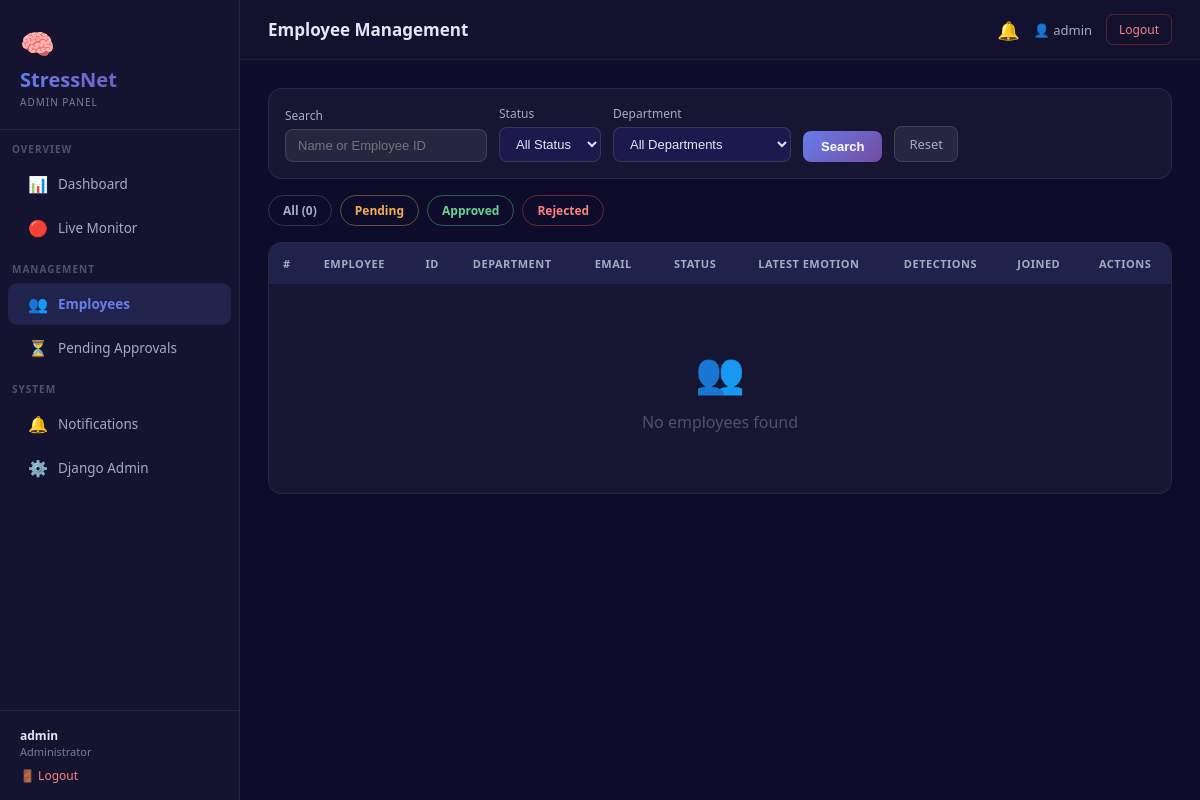
The app's page /admin-panel/employees/ (signed in), older data.
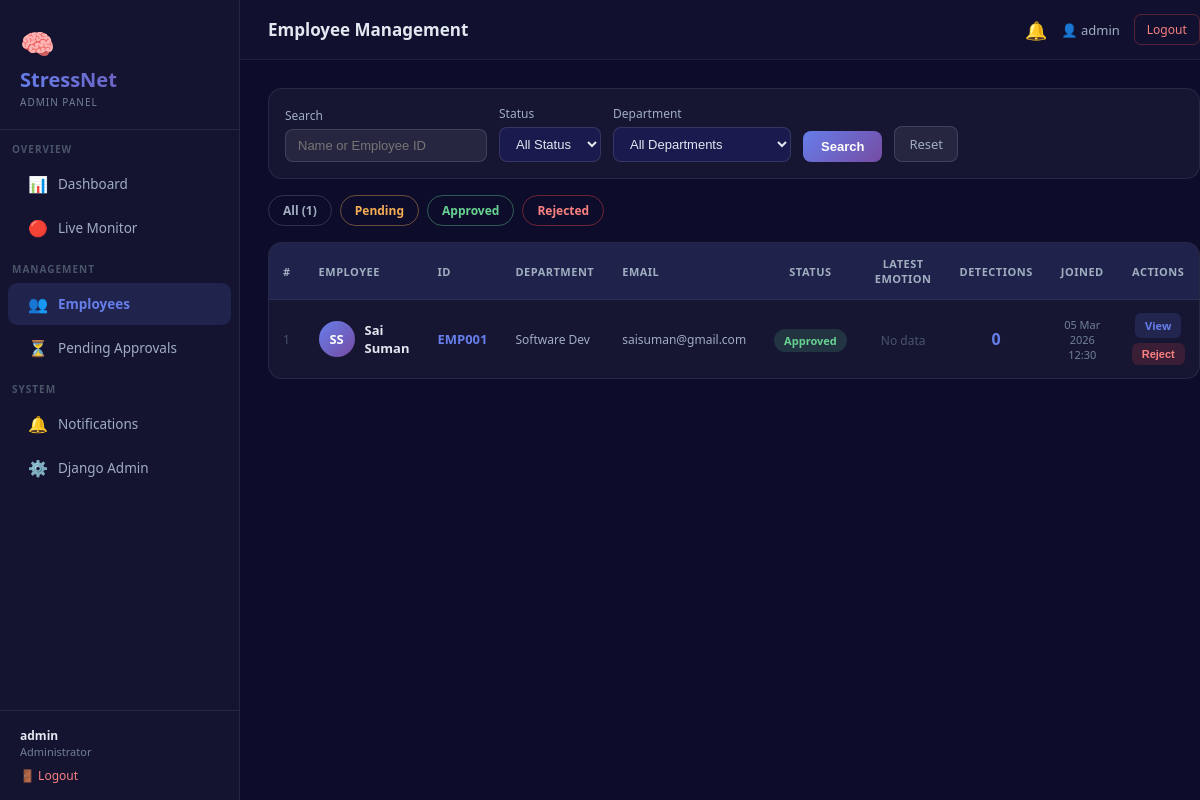
The same page, newer data.
### stress_app/models.py (models this page shows, shortened)
class Employee(models.Model):
    user          = models.OneToOneField(User, on_delete=models.CASCADE,
                                         related_name='employee')
    employee_id   = models.CharField(max_length=20, unique=True,
                                     verbose_name='Employee ID')
    department    = models.CharField(max_length=50, choices=DEPARTMENT_CHOICES,
                                     default='Engineering')
    designation   = models.CharField(max_length=100, blank=True,
                                     verbose_name='Designation / Role')
    phone         = models.CharField(max_length=15, blank=True,
                                     verbose_name='Phone Number')
    date_of_join  = models.DateField(null=True, blank=True,
                                     verbose_name='Date of Joining')
    profile_photo = models.ImageField(upload_to='profile_photos/',
                                      null=True, blank=True)
    status        = models.CharField(max_length=10, choices=STATUS_CHOICES,
                                     default='pending')
    approved_by   = models.ForeignKey(User, null=True, blank=True,
                                      on_delete=models.SET_NULL,
                                      related_name='approved_employees')
    approved_at   = models.DateTimeField(null=True, blank=True)
    rejection_reason = models.TextField(blank=True)
    registered_at = models.DateTimeField(auto_now_add=True)
    last_active   = models.DateTimeField(null=True, blank=True)
    class Meta:
        ordering = ['-registered_at']
        verbose_name = 'Employee'
        verbose_name_plural = 'Employees'
    @property
    def full_name(self):
        return self.user.get_full_name() or self.user.username
    @property
    def total_detections(self):
        return self.stressrecord_set.count()

### stress_app/views.py (the view)
    def wrapper(request, *args, **kwargs):
        if not request.user.is_authenticated:
            return redirect('login_view')
        if not is_admin(request.user):
            return redirect('user_dashboard')
        return view_func(request, *args, **kwargs)

### stress_app/views.py (called while the page is built)
def is_admin(user):
    return user.is_authenticated and (user.is_staff or user.is_superuser)

def admin_required(view_func):
    def wrapper(request, *args, **kwargs):
        if not request.user.is_authenticated:
            return redirect('login_view')
        if not is_admin(request.user):
            return redirect('user_dashboard')
        return view_func(request, *args, **kwargs)
    wrapper.__name__ = view_func.__name__
    return wrapper

### stress_app/templates/stress_app/admin_employees.html (shortened to what this page needs)
{% extends 'stress_app/admin_base.html' %}
{% block page_title %}Employee Management{% endblock %}
{% block content %}
<div style="background:rgba(255,255,255,0.04);border:1px solid rgba(255,255,255,0.08);border-radius:14px;padding:16px;margin-bottom:16px;">
    <form method="GET" style="display:flex;gap:12px;flex-wrap:wrap;align-items:flex-end;">
        <div>
            <label style="display:block;color:#a0aec0;font-size:12px;margin-bottom:5px;">Search</label>
            <input type="text" name="search" value="{{ search }}" placeholder="Name or Employee ID"
                   style="background:rgba(255,255,255,0.07);border:1px solid rgba(255,255,255,0.12);border-radius:8px;color:#e2e8f0;padding:8px 12px;font-size:13px;outline:none;">
        </div>
        <div>
            <label style="display:block;color:#a0aec0;font-size:12px;margin-bottom:5px;">Status</label>
            <select name="status" style="background:#1a1a4e;border:1px solid rgba(255,255,255,0.12);border-radius:8px;color:#e2e8f0;padding:8px 12px;font-size:13px;">
                <option value="">All Status</option>
            </select>
        </div>
        <div>
            <label style="display:block;color:#a0aec0;font-size:12px;margin-bottom:5px;">Department</label>
            <select name="dept" style="background:#1a1a4e;border:1px solid rgba(255,255,255,0.12);border-radius:8px;color:#e2e8f0;padding:8px 12px;font-size:13px;">
                <option value="">All Departments</option>
            </select>
        </div>
        <button type="submit" style="padding:8px 18px;background:linear-gradient(135deg,#667eea,#764ba2);border:none;border-radius:8px;color:#fff;font-size:13px;font-weight:600;cursor:pointer;">Search</button>
        <a href="{% url 'admin_employees' %}" style="padding:8px 14px;background:rgba(255,255,255,0.07);border:1px solid rgba(255,255,255,0.12);border-radius:8px;color:#a0aec0;font-size:13px;text-decoration:none;">Reset</a>
    </form>
</div>
<div style="display:flex;gap:8px;margin-bottom:16px;">
    <a href="{% url 'admin_employees' %}" style="padding:6px 14px;border-radius:20px;font-size:12px;font-weight:600;text-decoration:none;border:1px solid rgba(255,255,255,0.15);color:#a0aec0;">All ({{ employees|length }})</a>
    <a href="{% url 'admin_employees' %}?status=pending" style="padding:6px 14px;border-radius:20px;font-size:12px;font-weight:600;text-decoration:none;border:1px solid rgba(246,173,85,0.4);color:#f6ad55;">Pending</a>
    <a href="{% url 'admin_employees' %}?status=approved" style="padding:6px 14px;border-radius:20px;font-size:12px;font-weight:600;text-decoration:none;border:1px solid rgba(104,211,145,0.4);color:#68d391;">Approved</a>
    <a href="{% url 'admin_employees' %}?status=rejected" style="padding:6px 14px;border-radius:20px;font-size:12px;font-weight:600;text-decoration:none;border:1px solid rgba(252,73,73,0.4);color:#fc8181;">Rejected</a>
</div>
<div style="background:rgba(255,255,255,0.04);border:1px solid rgba(255,255,255,0.08);border-radius:14px;overflow:auto;">
<table style="width:100%;border-collapse:collapse;min-width:900px;">
<thead>
<tr style="background:rgba(102,126,234,0.12);font-size:11px;color:#a0aec0;text-transform:uppercase;letter-spacing:0.5px;">
    <th style="padding:13px 14px;text-align:left;">#</th>
    <th style="padding:13px 14px;text-align:left;">Employee</th>
    <th style="padding:13px 14px;text-align:left;">ID</th>
    <th style="padding:13px 14px;text-align:left;">Department</th>
    <th style="padding:13px 14px;text-align:left;">Email</th>
    <th style="padding:13px 14px;text-align:center;">Status</th>
    <th style="padding:13px 14px;text-align:center;">Latest Emotion</th>
    <th style="padding:13px 14px;text-align:center;">Detections</th>
    <th style="padding:13px 14px;text-align:center;">Joined</th>
    <th style="padding:13px 14px;text-align:center;">Actions</th>
</tr>
</thead>
<tbody>
{% for emp in employees %}
<tr style="border-top:1px solid rgba(255,255,255,0.06);"
    onmouseover="this.style.background='rgba(255,255,255,0.03)'"
    onmouseout="this.style.background='transparent'">
    <td style="padding:13px 14px;color:#4a5568;font-size:12px;">{{ forloop.counter }}</td>
    <td style="padding:13px 14px;">
        <div style="display:flex;align-items:center;gap:10px;">
            <div style="width:36px;height:36px;border-radius:50%;background:linear-gradient(135deg,#667eea,#764ba2);display:flex;align-items:center;justify-content:center;font-size:13px;font-weight:700;color:#fff;flex-shrink:0;">
                {% if emp.profile_photo %}
                    <img src="{{ emp.profile_photo.url }}" style="width:36px;height:36px;border-radius:50%;object-fit:cover;" alt="">
                {% else %}
                    {{ emp.user.first_name|slice:":1" }}{{ emp.user.last_name|slice:":1" }}
                {% endif %}
            </div>
            <div>
                <div style="font-weight:600;font-size:13px;color:#e2e8f0;">{{ emp.full_name }}</div>
            </div>
        </div>
    </td>
    <td style="padding:13px 14px;font-size:13px;font-weight:600;color:#667eea;">{{ emp.employee_id }}</td>
    <td style="padding:13px 14px;font-size:12px;color:#a0aec0;">{{ emp.department }}</td>
    <td style="padding:13px 14px;font-size:12px;color:#a0aec0;">{{ emp.user.email }}</td>
    <td style="padding:13px 14px;text-align:center;">
        {% if emp.status == "approved" %}
            <span style="background:rgba(104,211,145,0.15);color:#68d391;padding:4px 10px;border-radius:20px;font-size:11px;font-weight:600;">Approved</span>
        {% elif emp.status == "pending" %}
            <span style="background:rgba(246,173,85,0.15);color:#f6ad55;padding:4px 10px;border-radius:20px;font-size:11px;font-weight:600;">Pending</span>
        {% else %}
            <span style="background:rgba(252,73,73,0.15);color:#fc8181;padding:4px 10px;border-radius:20px;font-size:11px;font-weight:600;">Rejected</span>
        {% endif %}
    </td>
    <td style="padding:13px 14px;text-align:center;">
        {% if emp.latest_record %}
            {% if emp.latest_record.stress_level == "High" %}
                <div style="font-size:12px;font-weight:600;color:#fc8181;">{{ emp.latest_record.emotion|title }}</div>
                <div style="font-size:10px;color:#718096;">High Stress</div>
            {% elif emp.latest_record.stress_level == "Medium" %}
                <div style="font-size:12px;font-weight:600;color:#f6ad55;">{{ emp.latest_record.emotion|title }}</div>
                <div style="font-size:10px;color:#718096;">Medium Stress</div>
            {% else %}
                <div style="font-size:12px;font-weight:600;color:#68d391;">{{ emp.latest_record.emotion|title }}</div>
                <div style="font-size:10px;color:#718096;">Low Stress</div>
            {% endif %}
        {% else %}
            <span style="color:#4a5568;font-size:12px;">No data</span>
        {% endif %}
    </td>
    <td style="padding:13px 14px;text-align:center;font-size:16px;font-weight:700;color:#667eea;">{{ emp.total_detections }}</td>
    <td style="padding:13px 14px;text-align:center;font-size:11px;color:#718096;">
        {{ emp.registered_at|date:"d M Y" }}<br>{{ emp.registered_at|time:"H:i" }}
    </td>
    <td style="padding:13px 14px;text-align:center;">
        <div style="display:flex;gap:5px;justify-content:center;flex-wrap:wrap;">
            <a href="{% url 'admin_employee_detail' emp.id %}"
               style="padding:5px 10px;background:rgba(102,126,234,0.15);color:#667eea;border-radius:6px;font-size:11px;font-weight:600;text-decoration:none;">
                View
            </a>
            {% if emp.status == "pending" %}
                <a href="{% url 'admin_approve' emp.id %}"
                   style="padding:5px 10px;background:rgba(104,211,145,0.15);color:#68d391;border-radius:6px;font-size:11px;font-weight:600;text-decoration:none;">
                    Approve
                </a>
                <button data-empid="{{ emp.id }}"
                        onclick="openReject(this.getAttribute('data-empid'))"
                        style="padding:5px 10px;background:rgba(252,73,73,0.15);color:#fc8181;border:none;border-radius:6px;font-size:11px;font-weight:600;cursor:pointer;">
                    Reject
                </button>
            {% elif emp.status == "rejected" %}
                <a href="{% url 'admin_approve' emp.id %}"
                   style="padding:5px 10px;background:rgba(104,211,145,0.15);color:#68d391;border-radius:6px;font-size:11px;font-weight:600;text-decoration:none;">
                    Approve
                </a>
            {% elif emp.status == "approved" %}
                <button data-empid="{{ emp.id }}"
                        onclick="openReject(this.getAttribute('data-empid'))"
                        style="padding:5px 10px;background:rgba(252,73,73,0.15);color:#fc8181;border:none;border-radius:6px;font-size:11px;font-weight:600;cursor:pointer;">
                    Reject
                </button>
            {% endif %}
        </div>
    </td>
</tr>
{% empty %}
<tr>
    <td colspan="10" style="padding:60px;text-align:center;color:#4a5568;">
        <div style="font-size:40px;margin-bottom:12px;">👥</div>
        <div>No employees found</div>
    </td>
</tr>
{% endfor %}
</tbody>
</table>
</div>
{% endblock %}

### stress_app/templates/stress_app/admin_base.html (shortened to what this page needs)
<!DOCTYPE html>
<html lang="en">
<head>
</head>
<body>
<div class="sidebar">
    <div class="sidebar-logo">
        <div style="font-size:28px;margin-bottom:4px;">🧠</div>
        <div class="brand">StressNet</div>
        <div class="role">Admin Panel</div>
    </div>
    <div class="nav-section">Overview</div>
    <a href="{% url 'admin_dashboard' %}" class="nav-item {% if request.resolver_match.url_name == 'admin_dashboard' %}active{% endif %}">
        <span class="icon">📊</span> Dashboard
    </a>
    <a href="{% url 'admin_realtime' %}" class="nav-item {% if request.resolver_match.url_name == 'admin_realtime' %}active{% endif %}">
        <span class="icon">🔴</span> Live Monitor
    </a>
    <div class="nav-section">Management</div>
    <a href="{% url 'admin_employees' %}" class="nav-item {% if 'employees' in request.resolver_match.url_name %}active{% endif %}">
        <span class="icon">👥</span> Employees
    </a>
    <a href="{% url 'admin_employees' %}?status=pending" class="nav-item">
        <span class="icon">⏳</span> Pending Approvals
    </a>
    <div class="nav-section">System</div>
    <a href="{% url 'admin_notifications' %}" class="nav-item {% if request.resolver_match.url_name == 'admin_notifications' %}active{% endif %}">
        <span class="icon">🔔</span> Notifications
    </a>
    <a href="/admin/" class="nav-item">
        <span class="icon">⚙️</span> Django Admin
    </a>
    <div class="sidebar-footer">
        <div class="admin-name">{{ request.user.get_full_name|default:request.user.username }}</div>
        <div class="admin-role">Administrator</div>
        <a href="{% url 'logout_view' %}"
           style="display:inline-block;margin-top:8px;font-size:12px;
                  color:#fc8181;text-decoration:none;">
            🚪 Logout
        </a>
    </div>
</div>
<div class="main">
    <div class="topbar">
        <div class="page-title">{% block page_title %}Admin Panel{% endblock %}</div>
        <div class="topbar-right">
            <a href="{% url 'admin_notifications' %}"
               style="position:relative;text-decoration:none;color:#a0aec0;font-size:18px;">
                🔔
            </a>
            <div style="font-size:13px;color:#a0aec0;">
                👤 {{ request.user.username }}
            </div>
            <a href="{% url 'logout_view' %}"
               style="font-size:12px;color:#fc8181;text-decoration:none;
                      padding:6px 12px;border:1px solid rgba(252,73,73,0.3);
                      border-radius:7px;">
                Logout
            </a>
        </div>
    </div>
    <div class="content">
        {% block content %}{% endblock %}
    </div>
</div>
</body>
</html>

### stress_app/templates/stress_app/admin_base.html (style rules this page uses)
* { margin:0;padding:0;box-sizing:border-box; }
body { font-family:'Segoe UI',sans-serif; background:#0d0d2b;color:#e2e8f0; display:flex;min-height:100vh; }
.sidebar { width:240px;background:rgba(255,255,255,0.03); border-right:1px solid rgba(255,255,255,0.08); display:flex;flex-direction:column; position:fixed;top:0;left:0;height:100vh; z-index:100; }
.sidebar-logo { padding:24px 20px 20px; border-bottom:1px solid rgba(255,255,255,0.08); }
.sidebar-logo .brand { font-size:20px;font-weight:800; background:linear-gradient(90deg,#667eea,#764ba2); -webkit-background-clip:text;-webkit-text-fill-color:transparent; }
.sidebar-logo .role { font-size:10px;color:#718096; text-transform:uppercase;letter-spacing:1px;margin-top:2px; }
.nav-section { padding:12px 12px 6px; font-size:10px;color:#4a5568; text-transform:uppercase;letter-spacing:1px;font-weight:600; }
.nav-item { display:flex;align-items:center;gap:10px; padding:10px 20px;margin:1px 8px; border-radius:9px;font-size:13.5px;color:#a0aec0; text-decoration:none;transition:all 0.2s;cursor:pointer; }
.nav-item.active { background:rgba(102,126,234,0.15);color:#667eea;font-weight:600; }
.nav-item .icon { font-size:16px;width:20px;text-align:center; }
.sidebar-footer { margin-top:auto;padding:16px 20px; border-top:1px solid rgba(255,255,255,0.08); font-size:12px; }
.admin-name { font-weight:600;color:#e2e8f0; }
.admin-role { color:#718096;font-size:11px; }
.main { margin-left:240px;flex:1;display:flex;flex-direction:column; }
.topbar { background:rgba(255,255,255,0.02); border-bottom:1px solid rgba(255,255,255,0.06); padding:14px 28px; display:flex;justify-content:space-between;align-items:center; position:sticky;top:0;z-index:50; }
.page-title { font-size:17px;font-weight:700;color:#e2e8f0; }
.topbar-right { display:flex;align-items:center;gap:14px; }
.content { padding:28px;flex:1; }

Row changes from the older to the newer data that the page shows:
added Employee: user.first_name "S", user.last_name "S", full_name "Sai Suman", employee_id "EMP001", department "Software Dev", user.email "saisuman@gmail.com", status "Approved", shows "No data", total_detections "0", registered_at "05 Mar 2026", registered_at "12:30"
Text that changed along with them:
{{ employees|length }}: "0" → "1"
text no longer shown: "👥 No employees found"
